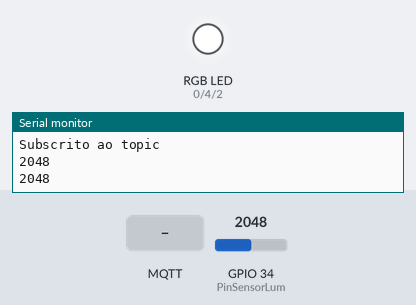
This sketch was run on a simulated ESP32. On the bench: an RGB LED mixed from three pins (HIGH = lit), the last lines printed to the serial monitor. The test bench sets the inputs (shaded band); at power-on: GPIO 34 (PinSensorLum) = 2048. WiFi joins after 1.5 s; servers stay silent unless stated; no MQTT or app messages arrive unless stated.

Above: at 3.2 s.
3.3 s: MQTT message "0" arrives on the first subscribed topic
At 7.5 s:
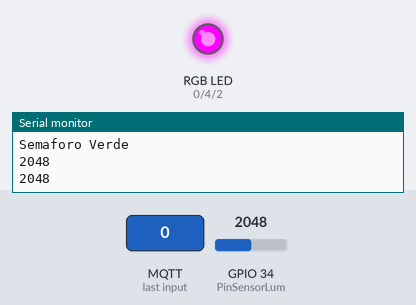
8.6 s: MQTT message "2" arrives on the first subscribed topic
At 12.8 s:
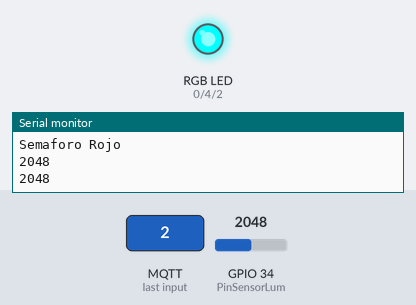
13.7 s: MQTT message "3" arrives on the first subscribed topic
At 18.0 s:
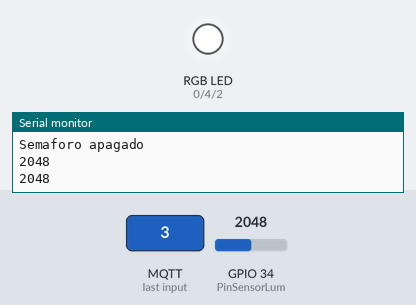
Timing chart, 0 to 19.5 s (numbered marks = the images above; inputs shaded):
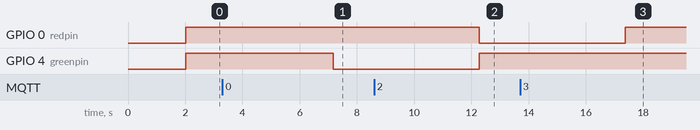

Measured:
- after the input at 3.3 s, GPIO 4 (greenpin): HIGH → LOW after 3.9 s
- after the input at 8.6 s, GPIO 0 (redpin): HIGH → LOW after 3.7 s; GPIO 4 (greenpin): LOW → HIGH after 3.7 s
- after the input at 13.7 s, GPIO 0 (redpin): LOW → HIGH after 3.7 s

The sketch:

Semaforo_Peaton.ino
```cpp
// Implementación de cliente MQTT SUBSCRIBIR
#include <WiFi.h>
#include <PubSubClient.h>

#define MAX_INTENTOS_FOG 5

// Credenciais da rede Wifi
const char* ssid = ""; // Substituir polo nome da nosa rede Wifi
const char* password = ""; // Substituir por password da nosa rede Wifi
// Configuración do broker MQTT
const char* mqtt_server_cloudlet = "192.168.200.39";
const char* mqtt_server_fog = "172.16.10.133";
const int mqtt_port = 1883;
const char* mqtt_topic = "devices/es/udc/MUIoT-NAPIoT/SmartTrafficLight/pedestrian/status";

const char* mqttUser = "";
const char* mqttPassword = "";

const int redpin = 0;           //select the pin for the red LED
const int bluepin = 2;          // select the pin for the blue LED
const int greenpin = 4;         // select the pin for the green LED
const int PinSensorLum = 34;    // lectura led luminosidad

int valueLum = 0;

WiFiClient espClient;
PubSubClient client(espClient);

// Función para conectar á WiFi
void setup_wifi() {
  delay(10);
  Serial.println();
  Serial.print("Conectando a ");
  Serial.println(ssid);
  WiFi.begin(ssid, password);

  while (WiFi.status() != WL_CONNECTED) {
        delay(1000);
        Serial.print(".");
  }

  Serial.println("");
  Serial.println("WiFi conectada!");
  Serial.println("IP: ");
  Serial.println(WiFi.localIP());

  // iniciar semaforo apagado
  Serial.println("Semaforo apagado");
  setColor(0, 0, 0);  // semaforo off
}

// Función de callback que procesa as mensaxes MQTT recibidas
void callback(char* topic, byte* payload, unsigned int length) {
    Serial.print("Mensaxe recibida[");
    Serial.print(topic);
    Serial.print("] ");
    // Imprimese o payload da mensaxe
    String message;

    for (int i = 0; i < length; i++) {
        message += (char)payload[i];
      }
    Serial.println(message);

    // Controlamos o estado do LED en fucnión da mensaxe
    if (message == "0") {
      Serial.println("Semaforo Verde");
      setColor(0, 255, 0);  // green color
    } else if (message == "2") {
      Serial.println("Semaforo Rojo");
      setColor(255, 0, 0);  // red color
    } else if (message == "3"){  // apagado
      Serial.println("Semaforo apagado");
      setColor(0, 0, 0);  // semaforo off
    }
}

// Función para establecer un color RGB
// como el led RGB es tipo anodo comun, los pines catodos se activan con cero, por eso 255-color
void setColor(int red, int green, int blue) {
  analogWrite(redpin, 255-red);
  analogWrite(greenpin, 255-green);
  analogWrite(bluepin, 255-blue);
}

// Reconecta co broker MQTT se se perde a conexión
// Reconecta co broker MQTT se se perde a conexión
void reconnect() {
  // flags intentos
  int intentos_fog = 0;

  // Configuración de MQTT
  client.setServer(mqtt_server_fog, mqtt_port);
  intentos_fog++;

  while (!client.connected()) {
    Serial.print("Intentando conectar a broker MQTT...");
    if(intentos_fog <= MAX_INTENTOS_FOG){
      intentos_fog++;
      Serial.println(mqtt_server_fog);
    }else{
      client.setServer(mqtt_server_cloudlet, mqtt_port);
      Serial.println(mqtt_server_cloudlet);
    }
    // Inténtase conectar indicando o ID do dispositivo
    //IMPORTANTE: este ID debe ser único!
    if (client.connect("NAPIoT-P5-Ana")) {
      Serial.println("conectado!");
      // Subscripción ao topic
      client.subscribe(mqtt_topic);
      Serial.println("Subscrito ao topic");
    } else {
      Serial.print("erro na conexión, erro=");
      Serial.print(client.state());
      Serial.println(" probando de novo en 5 segundos");
      delay(5000);
    }
  }
}

void setup() {
  // Configuración do pin do LED
 // pinMode(ledPin, OUTPUT);
 // digitalWrite(ledPin, LOW);
  // Configuración do porto serie
  Serial.begin(115200);
  // Conexión coa WiFi
  setup_wifi();
  // Configuración de MQTT
  client.setServer(mqtt_server_cloudlet, mqtt_port);
  client.setCallback(callback);
  }
  void loop() {
  // Verifica se o cliente está conectado
  if (!client.connected()) {
  reconnect();
  }
  client.loop();

  // lectura sensor de luminosidad
  valueLum = analogRead(PinSensorLum);
  Serial.println(valueLum);
  delay(100); //only here to slow down the output so it is easier to read

  client.loop();
  char str[16];
  sprintf(str, "%u", valueLum); //Con esto simulamos a xeración do valor dun sensor
  client.publish("devices/es/udc/MUIoT-NAPIoT/SmartTrafficLight/intensity", str); // Usar o mesmo topic que en Node-RED
  Serial.println(str);
  delay(5000);
}
```
